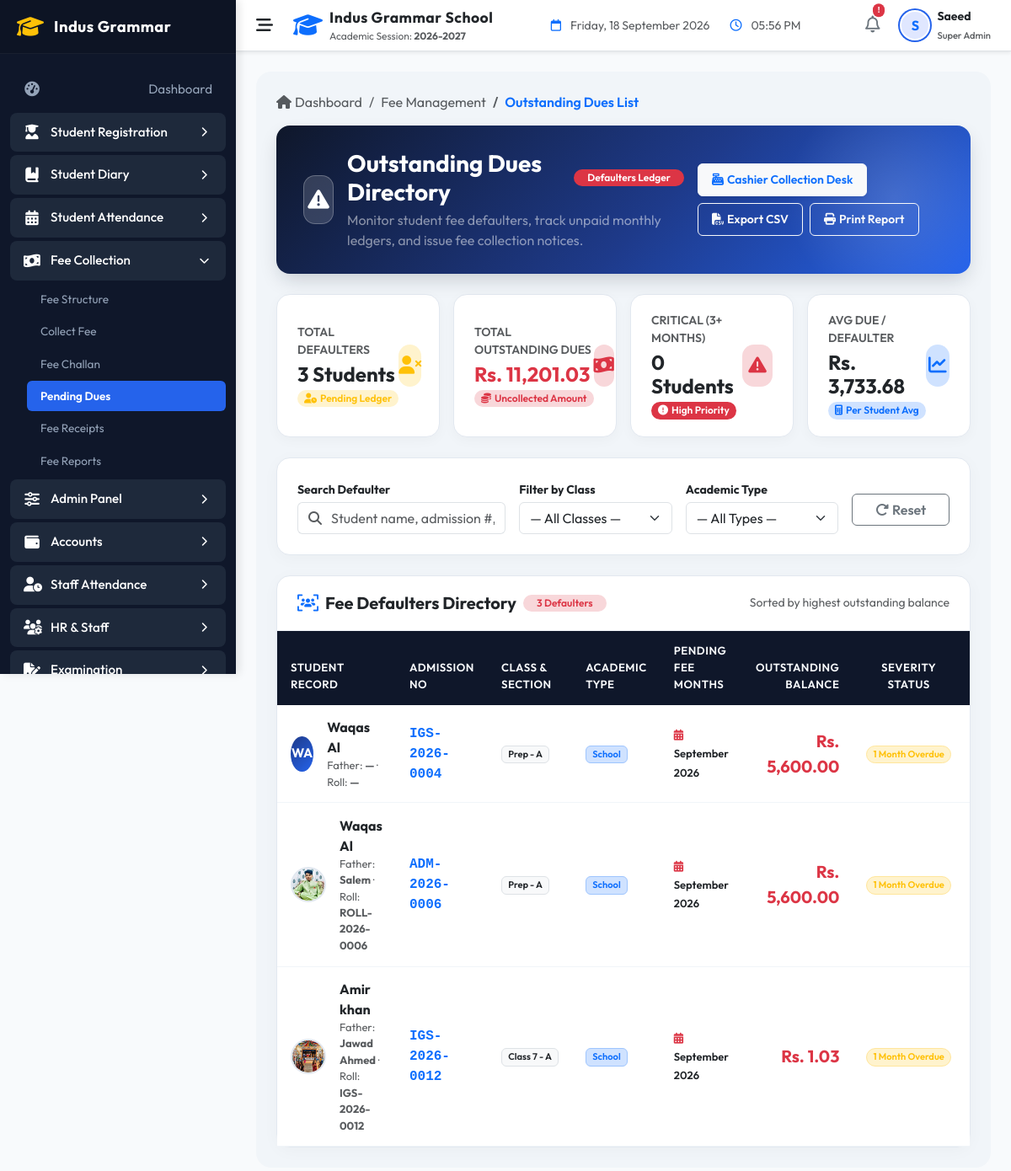
The app's page /indus-grammar-school-erp/modules/fees/dues.php (signed in) with its own data.
### tables this page shows
CREATE TABLE `students` (
  `id` int NOT NULL AUTO_INCREMENT,
  `admission_no` varchar(30) NOT NULL,
  `first_name` varchar(50) NOT NULL,
  `last_name` varchar(50) NOT NULL,
  `gender` enum('Male','Female','Other') NOT NULL,
  `date_of_birth` date NOT NULL,
  `enrollment_date` date NOT NULL,
  `class_id` int DEFAULT NULL,
  `status` enum('Active','Inactive','Suspended') DEFAULT 'Active',
  `guardian_name` varchar(100) NOT NULL,
  `guardian_phone` varchar(20) NOT NULL,
  `guardian_email` varchar(100) DEFAULT NULL,
  `address` text NOT NULL,
  `created_at` timestamp NULL DEFAULT CURRENT_TIMESTAMP,
  `updated_at` timestamp NULL DEFAULT CURRENT_TIMESTAMP ON UPDATE CURRENT_TIMESTAMP,
  `academic_type` varchar(50) NOT NULL DEFAULT 'School',
  `school_class` varchar(100) DEFAULT NULL,
  `school_section` varchar(50) DEFAULT NULL,
  `academy_program` varchar(100) DEFAULT NULL,
  `academy_batch` varchar(100) DEFAULT NULL,
  PRIMARY KEY (`id`),
  UNIQUE KEY `admission_no` (`admission_no`),
  KEY `idx_students_class` (`class_id`),
  KEY `idx_students_status` (`status`),
  KEY `idx_students_name` (`first_name`,`last_name`),
  CONSTRAINT `students_ibfk_1` FOREIGN KEY (`class_id`) REFERENCES `classes` (`id`)
);

CREATE TABLE `classes` (
  `id` int NOT NULL AUTO_INCREMENT,
  `class_name` varchar(50) NOT NULL,
  `section` varchar(10) NOT NULL,
  `created_at` timestamp NULL DEFAULT CURRENT_TIMESTAMP,
  PRIMARY KEY (`id`),
  UNIQUE KEY `idx_class_section` (`class_name`,`section`)
);

CREATE TABLE `student_registration_details` (
  `student_id` int NOT NULL,
  `roll_no` varchar(50) DEFAULT NULL,
  `admission_date` date DEFAULT NULL,
  `academic_session` varchar(50) DEFAULT NULL,
  `campus` varchar(100) DEFAULT NULL,
  `blood_group` varchar(10) DEFAULT NULL,
  `religion` varchar(50) DEFAULT NULL,
  `nationality` varchar(50) DEFAULT NULL,
  `cnic_no` varchar(50) DEFAULT NULL,
  `birth_cert_no` varchar(50) DEFAULT NULL,
  `birth_place` varchar(100) DEFAULT NULL,
  `student_mobile` varchar(50) DEFAULT NULL,
  `student_email` varchar(100) DEFAULT NULL,
  `father_name` varchar(100) DEFAULT NULL,
  `father_cnic` varchar(50) DEFAULT NULL,
  `father_mobile` varchar(50) DEFAULT NULL,
  `father_occupation` varchar(100) DEFAULT NULL,
  `father_office` text,
  `father_income` decimal(10,2) DEFAULT '0.00',
  `father_email` varchar(100) DEFAULT NULL,
  `father_photo` varchar(255) DEFAULT NULL,
  `mother_name` varchar(100) DEFAULT NULL,
  `mother_cnic` varchar(50) DEFAULT NULL,
  `mother_mobile` varchar(50) DEFAULT NULL,
  `mother_occupation` varchar(100) DEFAULT NULL,
  `mother_email` varchar(100) DEFAULT NULL,
  `mother_photo` varchar(255) DEFAULT NULL,
  `guardian_relationship` varchar(50) DEFAULT NULL,
  `guardian_cnic` varchar(50) DEFAULT NULL,
  `guardian_address` text,
  `current_address` text,
  `permanent_address` text,
  `city` varchar(50) DEFAULT NULL,
  `province` varchar(50) DEFAULT NULL,
  `postal_code` varchar(20) DEFAULT NULL,
  `country` varchar(50) DEFAULT NULL,
  `prev_school` varchar(255) DEFAULT NULL,
  `prev_class` varchar(50) DEFAULT NULL,
  `prev_roll_no` varchar(50) DEFAULT NULL,
  `prev_result` varchar(100) DEFAULT NULL,
  `leaving_cert_no` varchar(100) DEFAULT NULL,
  `test_marks` decimal(5,2) DEFAULT '0.00',
  `medical_condition` text,
  `allergies` text,
  `disability` text,
  `emergency_contact` varchar(50) DEFAULT NULL,
  `doctor_name` varchar(100) DEFAULT NULL,
  `doctor_contact` varchar(50) DEFAULT NULL,
  `transport_required` tinyint(1) DEFAULT '0',
  `transport_route` varchar(100) DEFAULT NULL,
  `pickup_point` varchar(100) DEFAULT NULL,
  `drop_point` varchar(100) DEFAULT NULL,
  `transport_vehicle` varchar(50) DEFAULT NULL,
  `transport_driver` varchar(100) DEFAULT NULL,
  `sponsor_required` tinyint(1) DEFAULT '0',
  `sponsor_name` varchar(100) DEFAULT NULL,
  `sponsor_org` varchar(100) DEFAULT NULL,
  `sponsor_contact` varchar(50) DEFAULT NULL,
  `sponsor_amount` decimal(10,2) DEFAULT '0.00',
  `fee_plan` varchar(50) DEFAULT NULL,
  `fee_admission` decimal(10,2) DEFAULT '0.00',
  `fee_monthly` decimal(10,2) DEFAULT '0.00',
  `fee_discount` decimal(10,2) DEFAULT '0.00',
  `fee_scholarship` decimal(10,2) DEFAULT '0.00',
  `fee_fine` decimal(10,2) DEFAULT '0.00',
  `fee_security` decimal(10,2) DEFAULT '0.00',
  `remarks` text,
  `special_notes` text,
  `doc_student_photo` varchar(255) DEFAULT NULL,
  `doc_father_cnic` varchar(255) DEFAULT NULL,
  `doc_mother_cnic` varchar(255) DEFAULT NULL,
  `doc_bform` varchar(255) DEFAULT NULL,
  `doc_birth_cert` varchar(255) DEFAULT NULL,
  `doc_leaving_cert` varchar(255) DEFAULT NULL,
  `doc_prev_result` varchar(255) DEFAULT NULL,
  `doc_medical_cert` varchar(255) DEFAULT NULL,
  `doc_other` varchar(255) DEFAULT NULL,
  `created_at` timestamp NULL DEFAULT CURRENT_TIMESTAMP,
  `updated_at` timestamp NULL DEFAULT CURRENT_TIMESTAMP ON UPDATE CURRENT_TIMESTAMP,
  `academic_type` varchar(50) NOT NULL DEFAULT 'School',
  `school_class` varchar(100) DEFAULT NULL,
  `school_section` varchar(50) DEFAULT NULL,
  `academy_program` varchar(100) DEFAULT NULL,
  `academy_batch` varchar(100) DEFAULT NULL,
  PRIMARY KEY (`student_id`),
  UNIQUE KEY `roll_no` (`roll_no`),
  UNIQUE KEY `cnic_no` (`cnic_no`),
  CONSTRAINT `student_registration_details_ibfk_1` FOREIGN KEY (`student_id`) REFERENCES `students` (`id`) ON DELETE CASCADE
);

### indus-grammar-school-erp/modules/fees/dues.php (the view, shortened to what the rows shown need)
<?php
require_once __DIR__ . '/../../includes/header.php';
$defaulters = [];
try {
    $db = Database::getConnection();
    $sql = "
        SELECT s.id, s.admission_no, s.first_name, s.last_name, s.academic_type, s.status as student_status,
               c.class_name, c.section, d.father_name, d.roll_no, d.doc_student_photo,
               GROUP_CONCAT(fl.month ORDER BY fl.due_date ASC SEPARATOR ', ') as pending_months,
               COUNT(fl.id) as pending_months_count,
               SUM(fl.total_payable - fl.paid_amount) as outstanding_balance
        FROM students s
        JOIN fee_ledger fl ON s.id = fl.student_id
        LEFT JOIN classes c ON s.class_id = c.id
        LEFT JOIN student_registration_details d ON s.id = d.student_id
        WHERE s.status = 'Active' AND fl.status IN ('Pending', 'Partial')
        GROUP BY s.id
        HAVING outstanding_balance > 0
        ORDER BY outstanding_balance DESC
    ";
    $defaulters = $db->query($sql)->fetchAll();
} catch (Exception $e) {
    error_log("dues.php query error: " . $e->getMessage());
}
?>
<div class="dues-wrapper">
    <div class="card card-custom">
        <div class="card-body p-0">
            <div class="table-responsive">
                <table class="table table-hover align-middle mb-0" id="defaultersTable">
                    <thead class="table-custom-header">
                        <tr>
                            <th>Student Record</th>
                            <th>Admission No</th>
                            <th>Class & Section</th>
                            <th>Academic Type</th>
                            <th>Pending Fee Months</th>
                            <th class="text-end">Outstanding Balance</th>
                            <th class="text-center">Severity Status</th>
                            <th class="text-end btn-print-hide">Action</th>
                        </tr>
                    </thead>
                    <tbody class="table-custom-body" id="defaultersTbody">
                        <?php if (empty($defaulters)): ?>
                            <tr>
                                <td colspan="8" class="text-center py-5 text-success fw-bold">
                                    <i class="fa-solid fa-circle-check fs-1 text-success d-block mb-3"></i>
                                    <h5 class="fw-bold text-dark mb-1">Zero Outstanding Defaulters!</h5>
                                    <p class="text-muted small mb-0">All active student fee ledgers are fully paid up to date.</p>
                                </td>
                            </tr>
                        <?php else: foreach ($defaulters as $d): ?>
                            <?php
                                $severityBadge = '<span class="badge bg-warning-subtle text-warning border border-warning-subtle px-2.5 py-1 rounded-pill fw-semibold">1 Month Overdue</span>';
                                $firstLetter1 = !empty($d['first_name']) ? strtoupper(substr($d['first_name'], 0, 1)) : '';
                                $firstLetter2 = !empty($d['last_name']) ? strtoupper(substr($d['last_name'], 0, 1)) : '';
                                $initials = $firstLetter1 . $firstLetter2;
                            ?>
                            <tr data-name="<?php echo htmlspecialchars(strtolower($d['first_name'] . ' ' . $d['last_name'])); ?>"
                                data-admission="<?php echo htmlspecialchars(strtolower($d['admission_no'])); ?>"
                                data-class="<?php echo htmlspecialchars($d['class_name'] . ' - ' . $d['section']); ?>"
                                data-type="<?php echo htmlspecialchars($d['academic_type']); ?>"
                                data-balance="<?php echo $d['outstanding_balance']; ?>">
                                <td>
                                    <div class="d-flex align-items-center gap-3">
                                        <?php if (!empty($d['doc_student_photo'])): ?>
                                            <img src="<?php echo APP_URL . '/' . htmlspecialchars($d['doc_student_photo']); ?>" class="student-avatar-sm" alt="Student Photo">
                                        <?php else: ?>
                                            <div class="student-avatar-placeholder-sm"><?php echo $initials; ?></div>
                                        <?php endif; ?>
                                        <div>
                                            <div class="fw-bold text-dark fs-6"><?php echo htmlspecialchars($d['first_name'] . ' ' . $d['last_name']); ?></div>
                                            <div class="text-muted small">Father: <strong><?php echo htmlspecialchars($d['father_name'] ?? '—'); ?></strong> &middot; Roll: <strong><?php echo htmlspecialchars($d['roll_no'] ?? '—'); ?></strong></div>
                                        </div>
                                    </div>
                                </td>
                                <td><code class="fw-bold text-primary fs-6"><?php echo htmlspecialchars($d['admission_no']); ?></code></td>
                                <td>
                                    <span class="badge bg-light text-dark border px-2.5 py-1 fw-semibold">
                                        <?php echo htmlspecialchars(($d['class_name'] ?? '') . ' - ' . ($d['section'] ?? '')); ?>
                                    </span>
                                </td>
                                <td>
                                    <span class="badge bg-primary-subtle text-primary border border-primary-subtle px-2.5 py-1 fw-semibold">
                                        <?php echo htmlspecialchars($d['academic_type'] ?? 'School'); ?>
                                    </span>
                                </td>
                                <td>
                                    <span class="text-dark small fw-semibold" title="<?php echo htmlspecialchars($d['pending_months']); ?>">
                                        <i class="fa-solid fa-calendar-days text-danger me-1"></i>
                                        <?php echo htmlspecialchars(strlen($d['pending_months']) > 45 ? substr($d['pending_months'], 0, 42) . '...' : $d['pending_months']); ?>
                                    </span>
                                </td>
                                <td class="text-end">
                                    <span class="fw-bold text-danger fs-5">Rs. <?php echo number_format($d['outstanding_balance'], 2); ?></span>
                                </td>
                                <td class="text-center">
                                    <?php echo $severityBadge; ?>
                                </td>
                                <td class="text-end btn-print-hide">
                                </td>
                            </tr>
                        <?php endforeach; endif; ?>
                    </tbody>
                </table>
            </div>
        </div>
    </div>
</div>
<?php require_once __DIR__ . '/../../includes/footer.php'; ?>

### records on screen
students: initials "WA", first_name+last_name "Waqas Al", father_name "—", roll_no "—", admission_no "IGS-2026-0004", class.section "Prep - A", academic_type "School", pending_months "September 2026", outstanding_balance "5,600.00"
students: student_registration_details.doc_student_photo (picture), first_name+last_name "Waqas Al", student_registration_details.father_name "Salem", student_registration_details.roll_no "ROLL-2026-0006", admission_no "ADM-2026-0006", class.section "Prep - A", academic_type "School", pending_months "September 2026", outstanding_balance "5,600.00"
students: student_registration_details.doc_student_photo (picture), first_name+last_name "Amir khan", student_registration_details.father_name "Jawad Ahmed", student_registration_details.roll_no "IGS-2026-0012", admission_no "IGS-2026-0012", class.section "Class 7 - A", academic_type "School", pending_months "September 2026", outstanding_balance "1.03"

### other values on screen
CURRENT_ACADEMIC_YEAR "2026-2027"
substr($currentUser['username'] ?? 'U', 0, 1) "S"
$currentUser['role_name'] "Super Admin"
$totalDefaultersCount "3"
$totalDuesSum "11,201.03"
$criticalCount "0"
$avgDuePerStudent "3,733.68"
